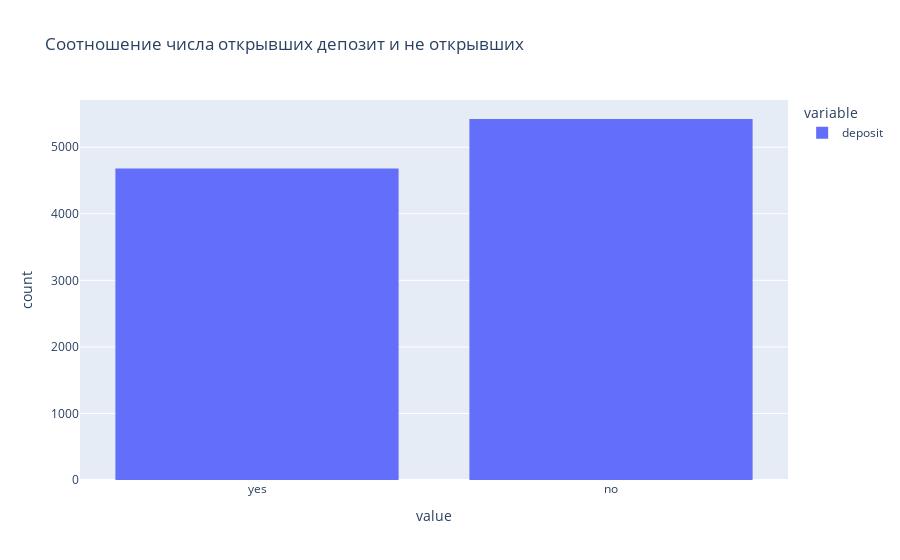

Notebook code for this chart:
### Markdown cell above
Изучим соотношение классов в данных на предмет несбалансированности

### Code cell
fig = px.histogram(
    df['deposit'],
    title='Соотношение числа открывших депозит и не открывших'
    )
fig.show()

### Figure 1 — Plotly figure (JSON) as saved in the notebook; plotly's stock layout.template omitted (floating-point values rounded to 4 significant figures; data arrays with more than 128 entries replaced by an {"elided": "..."} marker saying what was removed)
{"data": [{"alignmentgroup": "True", "bingroup": "x", "hovertemplate": "variable=deposit<br>value=%{x}<br>count=%{y}<extra></extra>", "legendgroup": "deposit", "marker": {"color": "#636efa", "pattern": {"shape": ""}}, "name": "deposit", "offsetgroup": "deposit", "orientation": "v", "showlegend": true, "type": "histogram", "x": {"elided": "10105 str values"}, "xaxis": "x", "yaxis": "y"}], "layout": {"barmode": "relative", "legend": {"title": {"text": "variable"}, "tracegroupgap": 0}, "title": {"text": "Соотношение числа открывших депозит и не открывших"}, "xaxis": {"anchor": "y", "domain": [0, 1], "title": {"text": "value"}}, "yaxis": {"anchor": "x", "domain": [0, 1], "title": {"text": "count"}}}}
